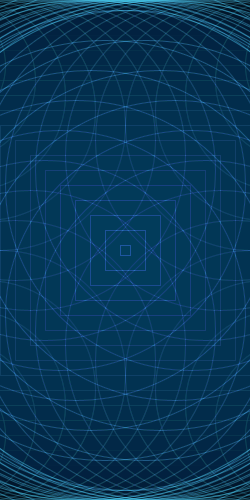
Frame 1 (no input)
Frame 60 (the mouse pressed at the canvas centre just before this capture): identical to frame 1, image omitted
Frame 120 (the mouse held since frame 60 and released just before this capture): identical to frame 1, image omitted

The Processing sketch that drew this single still picture (run headless with seeded random() and noise(); from frame 60 on, the mouse is pressed at the canvas centre):

// Processing sketch: processing_32197
// ── processing_32197.pde

int xPos = -125;
int yPos = 0;
int xPos2 = 365;
int yPos2 = 0;
int xPos3 = -125;
int yPos3 = 490;
int xPos4 = 365;
int yPos4 = 490;
int shapeSize = 10;
int count = 0;
int trans = 100;
int trans2 = 20;

void setup(){
  size(250, 500);
  background(2);
 
  smooth();
  fill(0,90,212,2);
  rectMode(CENTER);
  ellipseMode(CORNER);
  frameRate(10);
}

void draw(){
  
  while (count<20){
     stroke(77,218,255,trans2);
    ellipse (xPos,yPos,shapeSize,shapeSize);
    ellipse (xPos2,yPos2,shapeSize,shapeSize);
    ellipse (xPos3,yPos3,shapeSize,shapeSize);
    ellipse (xPos4,yPos4,shapeSize,shapeSize);
    stroke(77,218,255,trans);
    rect (125,250,shapeSize,shapeSize);
    
    shapeSize = shapeSize+30;
    trans = trans - 7;
    trans2 = trans2 + 5;
    xPos2 = xPos2 - 30;
    yPos3 = yPos3 - 30;
    xPos4 = xPos4 - 30;
    yPos4 = yPos4 - 30;
    count++;
  }
  xPos = xPos + 100;
  shapeSize = 10;

  
  if(xPos>500){
    xPos = xPos + 15;
    yPos = yPos + 70;
    xPos = 0;
    
  }
  if(yPos>500){
    xPos=0;
    yPos=0;
  }

}
